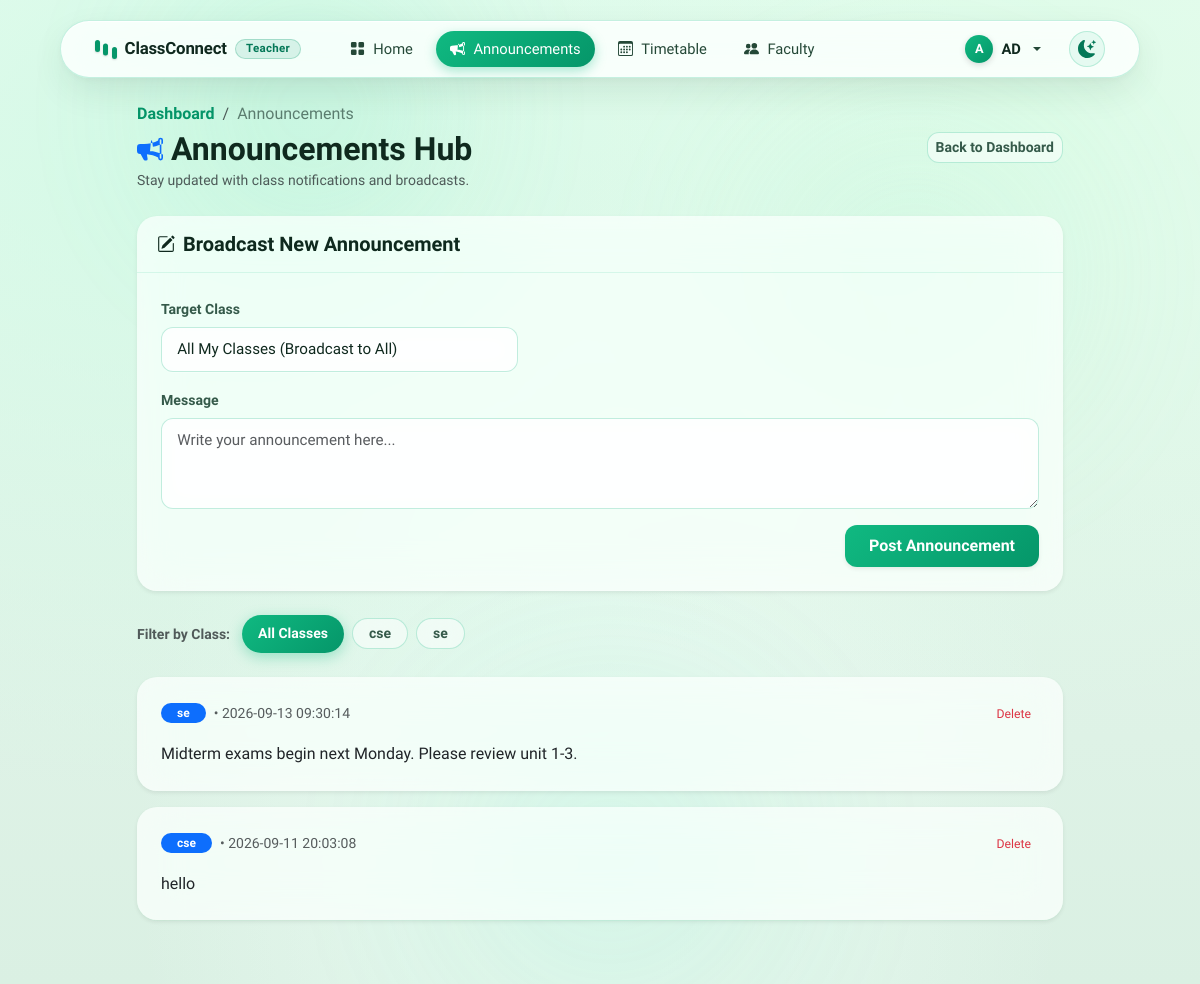
Before: /announcements (signed in) with the older database file.
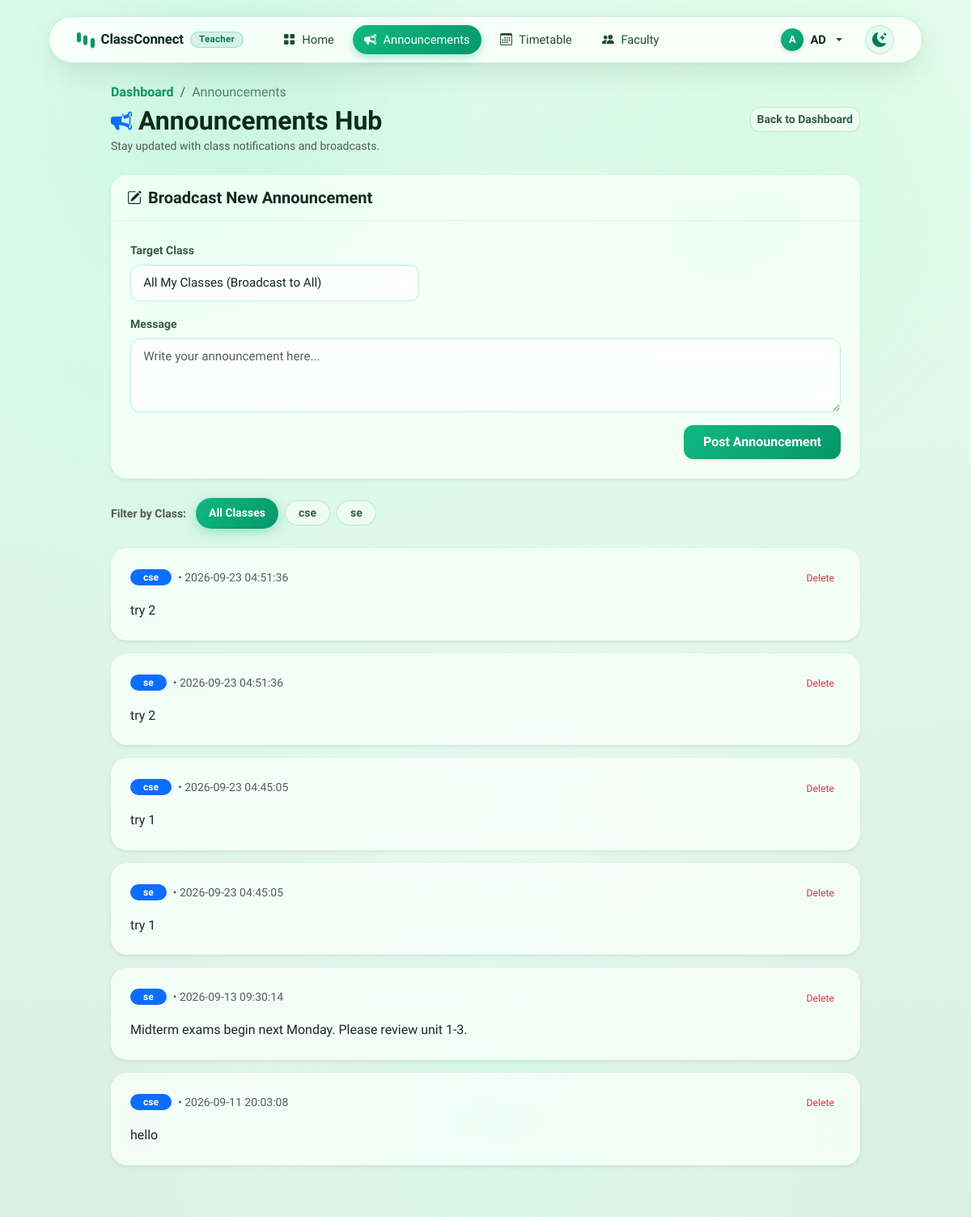
After: the same page with the newer database file.
### tables this page shows
CREATE TABLE classes (
    id INTEGER PRIMARY KEY AUTOINCREMENT,
    name TEXT NOT NULL,
    teacher_id INTEGER NOT NULL,
    join_code TEXT NOT NULL UNIQUE, subject TEXT, semester TEXT, academic_year TEXT, created_at TEXT, section TEXT, room TEXT,
    FOREIGN KEY(teacher_id) REFERENCES users(id)
);

CREATE TABLE announcements (
    id INTEGER PRIMARY KEY AUTOINCREMENT,
    class_id INTEGER NOT NULL,
    text TEXT NOT NULL,
    timestamp DATETIME DEFAULT CURRENT_TIMESTAMP,
    FOREIGN KEY(class_id) REFERENCES classes(id)
);

### app.py (the view, shortened to what this page needs)
@app.route("/announcements", methods=["GET", "POST"])
@login_required
def announcements_feed():
    user_id = session["user_id"]
    role = session["role"]
    if role == "teacher":
        user_classes = db.execute("SELECT * FROM classes WHERE teacher_id = ? ORDER BY name ASC", user_id)
    else:
        user_classes = db.execute("SELECT classes.* FROM classes JOIN enrollments ON classes.id = enrollments.class_id WHERE enrollments.student_id = ? ORDER BY classes.name ASC", user_id)
    class_ids = [c["id"] for c in user_classes]
    if request.method == "POST":
        if role != "teacher":
            flash("Only teachers can post announcements.", "danger")
            return redirect(url_for('announcements_feed'))
        target_class_id = request.form.get("class_id")
        text = request.form.get("text", "").strip()
        if not text:
            flash("Announcement text cannot be empty.", "warning")
            return redirect(url_for('announcements_feed'))
        if target_class_id == "all":
            for c in user_classes:
                db.execute("INSERT INTO announcements (class_id, text) VALUES (?, ?)", c["id"], text)
            flash(f"Announcement posted to all {len(user_classes)} classes!", "success")
        else:
            try:
                cid = int(target_class_id)
                owned = [c for c in user_classes if c["id"] == cid]
                if owned:
                    db.execute("INSERT INTO announcements (class_id, text) VALUES (?, ?)", cid, text)
                    flash(f"Announcement posted to {owned[0]['name']}.", "success")
            except (ValueError, TypeError):
                flash("Invalid class selected.", "warning")
        return redirect(url_for('announcements_feed'))
    else:
        filter_class = request.args.get("class_id")
        if not class_ids:
            all_announcements = []
        else:
            placeholders = ",".join("?" for _ in class_ids)
            all_announcements = db.execute(
                f"SELECT announcements.*, classes.name AS class_name "
                f"FROM announcements JOIN classes ON announcements.class_id = classes.id "
                f"WHERE announcements.class_id IN ({placeholders}) "
                f"ORDER BY announcements.timestamp DESC",
                *class_ids
            )
        return render_template("announcements.html", announcements=all_announcements, classes=user_classes, selected_class=filter_class or "all")

### app.py (called while the page is built)
@app.after_request
def after_request(response):
    response.headers["Cache-Control"] = "no-cache, no-store, must-revalidate"
    response.headers["Expires"] = 0
    response.headers["Pragma"] = "no-cache"
    return response

def login_required(f):
    @wraps(f)
    def decorated_function(*args, **kwargs):
        if session.get("user_id") is None:
            return redirect("/login")
        return f(*args, **kwargs)
    return decorated_function

### templates/announcements.html (shortened to what this page needs)
{% extends "layout.html" %}
{% block content %}
<div class="row justify-content-center">
    <div class="col-lg-10">
        <div class="d-flex flex-wrap justify-content-between align-items-center mb-4 gap-2">
            <div>
                <nav aria-label="breadcrumb">
                    <ol class="breadcrumb mb-1">
                        <li class="breadcrumb-item"><a href="/" class="text-decoration-none">Dashboard</a></li>
                        <li class="breadcrumb-item active" aria-current="page">Announcements</li>
                    </ol>
                </nav>
                <h2 class="mb-0 fw-bold d-flex align-items-center gap-2">
                    Announcements Hub
                </h2>
                <small class="text-muted">Stay updated with class notifications and broadcasts.</small>
            </div>
            <div>
                <a href="/" class="btn btn-outline-secondary btn-sm">Back to Dashboard</a>
            </div>
        </div>
        {% if session.role == 'teacher' and classes %}
        <div class="card shadow-sm border-0 mb-4">
            <div class="card-header bg-white py-3 border-bottom">
                <h5 class="mb-0 fw-bold d-flex align-items-center gap-2">
                    Broadcast New Announcement
                </h5>
            </div>
            <div class="card-body p-4">
                <form action="/announcements" method="post">
                    <div class="row g-3 mb-3">
                        <div class="col-md-5">
                            <label for="target_class" class="form-label fw-semibold">Target Class</label>
                            <select class="form-select" id="target_class" name="class_id" required>
                                <option value="all">All My Classes (Broadcast to All)</option>
                            </select>
                        </div>
                    </div>
                    <div class="mb-3">
                        <label for="announcement_text" class="form-label fw-semibold">Message</label>
                        <textarea class="form-control" id="announcement_text" name="text" rows="3"
                            placeholder="Write your announcement here..." required></textarea>
                    </div>
                    <div class="text-end">
                        <button type="submit" class="btn btn-primary px-4 fw-semibold shadow-sm">Post
                            Announcement</button>
                    </div>
                </form>
            </div>
        </div>
        {% endif %}
        {% if classes %}
        <div class="d-flex flex-wrap gap-2 align-items-center mb-4">
            <span class="fw-semibold text-muted me-1"><small>Filter by Class:</small></span>
            <a href="/announcements"
                class="btn btn-sm {% if selected_class == 'all' %}btn-primary text-white{% else %}btn-outline-secondary{% endif %} rounded-pill px-3">
                All Classes
            </a>
            {% for c in classes %}
            <a href="/announcements?class_id={{ c.id }}"
                class="btn btn-sm {% if selected_class|string == c.id|string %}btn-primary text-white{% else %}btn-outline-secondary{% endif %} rounded-pill px-3">
                {{ c.name }}
            </a>
            {% endfor %}
        </div>
        {% endif %}
        <div class="announcements-timeline">
            {% for a in announcements %}
            <div class="card shadow-sm border-0 mb-3 hover-shadow transition">
                <div class="card-body p-4">
                    <div class="d-flex flex-wrap justify-content-between align-items-center mb-3 gap-2">
                        <div class="d-flex align-items-center gap-2">
                            <span class="badge bg-primary px-3 py-1 rounded-pill fw-semibold">{{ a.class_name }}</span>
                            <span class="text-muted"><small>&bull; {{ a.timestamp }}</small></span>
                        </div>
                        {% if session.role == 'teacher' %}
                        <form action="/announcement/{{ a.id }}/delete" method="post"
                            onsubmit="return confirm('Are you sure you want to delete this announcement?');"
                            class="m-0">
                            <button type="submit" class="btn btn-outline-danger btn-sm border-0 py-0 px-2"
                                title="Delete Announcement">
                                <small>Delete</small>
                            </button>
                        </form>
                        {% endif %}
                    </div>
                    <p class="mb-0 fs-6 text-body" style="white-space: pre-line; line-height: 1.6;">{{ a.text }}</p>
                </div>
            </div>
            {% endfor %}
        </div>
    </div>
</div>
{% endblock %}

### templates/layout.html (shortened to what this page needs)
<!DOCTYPE html>
<html lang="en">
<head>
    <link href="https://cdn.jsdelivr.net/npm/bootstrap@5.3.0/dist/css/bootstrap.min.css" rel="stylesheet">
    <link href="/static/css/style.css" rel="stylesheet">
</head>
<body class="apple-glass-theme">
    <div class="ambient-glow glow-1"></div>
    <div class="ambient-glow glow-2"></div>
    <div class="ambient-glow glow-3"></div>
    <div class="navbar-wrapper sticky-top">
        <nav class="navbar navbar-expand-lg floating-capsule-navbar">
            <div class="container-fluid px-2 px-md-3">
                <a class="navbar-brand fw-bold d-flex align-items-center gap-2" href="/">
                    <span class="brand-capsule-bars" aria-hidden="true">
                        <span class="c-bar bar-1"></span>
                        <span class="c-bar bar-2"></span>
                        <span class="c-bar bar-3"></span>
                    </span>
                    <span class="brand-name">ClassConnect</span>
                    {% if session.get('role') %}
                        <span class="badge role-pill-badge">{{ session.get('role') }}</span>
                    {% endif %}
                </a>
                <div class="collapse navbar-collapse" id="navbarNav">
                    {% if session.get('user_id') %}
                    <ul class="navbar-nav me-auto ms-lg-3 gap-1 align-items-lg-center">
                        <li class="nav-item">
                            <a class="nav-link nav-pill-link d-flex align-items-center gap-2 {% if request.path == '/' %}active{% endif %}" href="/">
                                <span>Home</span>
                            </a>
                        </li>
                        <li class="nav-item">
                            <a class="nav-link nav-pill-link d-flex align-items-center gap-2 {% if request.path == '/announcements' %}active{% endif %}" href="/announcements">
                                <span>Announcements</span>
                            </a>
                        </li>
                        <li class="nav-item">
                            <a class="nav-link nav-pill-link d-flex align-items-center gap-2 {% if request.path == '/timetable' %}active{% endif %}" href="/timetable">
                                <span>Timetable</span>
                            </a>
                        </li>
                        <li class="nav-item">
                            <a class="nav-link nav-pill-link d-flex align-items-center gap-2 {% if request.path == '/faculty' %}active{% endif %}" href="/faculty">
                                <span>Faculty</span>
                            </a>
                        </li>
                    </ul>
                    {% endif %}
                    <ul class="navbar-nav ms-auto align-items-lg-center gap-2">
                        {% if session.get('user_id') %}
                            <li class="nav-item dropdown">
                                <a class="nav-link dropdown-toggle nav-pill-link user-pill-btn d-flex align-items-center gap-2" href="#" role="button" data-bs-toggle="dropdown" aria-expanded="false">
                                    <span class="user-avatar-badge">
                                        {{ session.get('username')[0]|upper }}
                                    </span>
                                    <span class="user-name-text">{{ session.get('username') }}</span>
                                </a>
                            </li>
                        {% endif %}
                        <li class="nav-item ms-lg-1">
                            <button type="button" class="theme-toggle-btn" onclick="toggleTheme()" id="theme-icon" aria-label="Toggle Theme" title="Toggle theme">
                            </button>
                        </li>
                    </ul>
                </div>
            </div>
        </nav>
    </div>
    <main class="container main-content-wrapper mt-3 mb-5">
        {% set messages = get_flashed_messages(with_categories=true) %}
        {% block content %}{% endblock %}
    </main>
</body>
</html>

Changed rows visible on the page:
added announcements: class_name "cse", timestamp "2026-09-23 04:51:36", text "try 2"
added announcements: class_name "se", timestamp "2026-09-23 04:51:36", text "try 2"
added announcements: class_name "cse", timestamp "2026-09-23 04:45:05", text "try 1"
added announcements: class_name "se", timestamp "2026-09-23 04:45:05", text "try 1"
